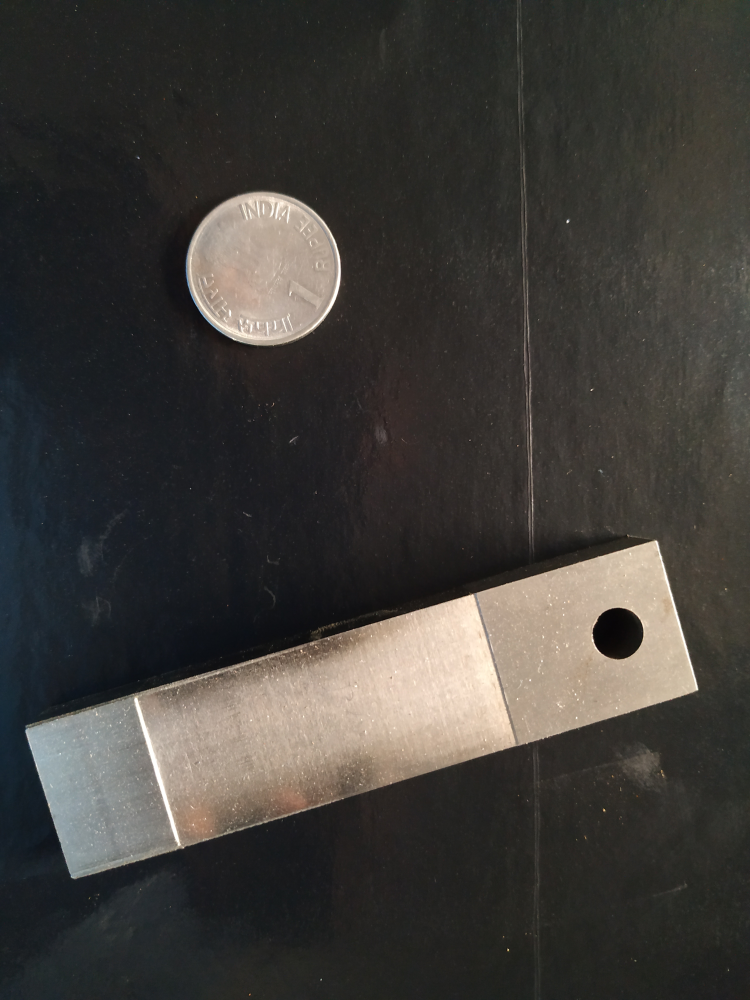
#> input picture Programs/Image/image1.jpeg, 3000 x 4000 px (shown at 1/4 size)
$ python detect_shapes.py --image image1.jpeg
#> lines starting #> are read from the running program, lines starting #| are printed output that depends on the picture; after the words box and inside, x2 and y2 are one past the last pixel; in counts of white or black regions, pixels touching at a corner belong together
### Programs/shapedetector.py
# -*- coding: utf-8 -*-
"""
Created on Sun Apr  7 15:42:24 2019

@author: Santosh
"""

# import the necessary packages
import cv2

class ShapeDetector:
	def __init__(self):
		pass

	# [31 lines left out: function detect, not called in this run]

### Programs/Image/detect_shapes.py
# -*- coding: utf-8 -*-
"""
Created on Sun Apr  7 15:45:02 2019

@author: Santosh
"""
# import the necessary packages
from shapedetector import ShapeDetector
from scipy.spatial import distance as dist
import argparse
import imutils
import cv2

def detect(image):
    points = cv2.goodFeaturesToTrack(
        image,
        maxCorners=20,
        qualityLevel=0.04,
        minDistance=1.0,
        useHarrisDetector=False,
    )

    if points is not None and len(points) > 0:
        return [[point[0][0].item(), point[0][1].item(), 1, 1] for point in points]

    return None

# construct the argument parse and parse the arguments
ap = argparse.ArgumentParser()
ap.add_argument("-i", "--image", required=True,
	help="path to the input image")
args = vars(ap.parse_args())

# load the image and resize it to a smaller factor so that
# the shapes can be approximated better
image = cv2.imread(args["image"])
#> image is the input picture: shape (4000, 3000, 3); mean B, G, R 57.7, 61.6, 64.2
resized = imutils.resize(image, width=300)
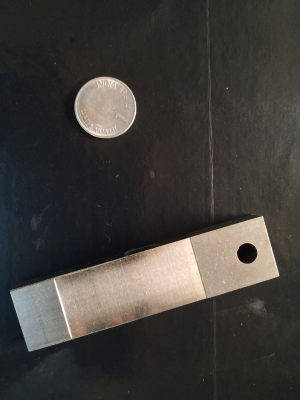
#> resized: shape (400, 300, 3); mean B, G, R 57.7, 61.6, 64.2
ratio = image.shape[0] / float(resized.shape[0])
#> ratio = 10

# convert the resized image to grayscale, blur it slightly,
# and threshold it
gray = cv2.cvtColor(resized, cv2.COLOR_BGR2GRAY)
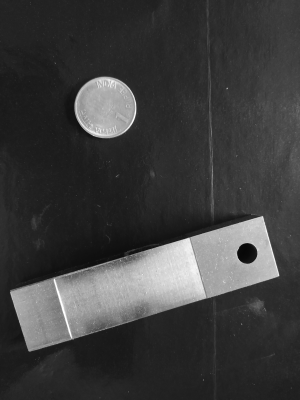
#> gray: shape (400, 300); min 7, max 255, mean 61.9
blurred = cv2.GaussianBlur(gray, (5, 5), 0)
thresh = cv2.threshold(blurred, 100, 255, cv2.THRESH_BINARY)[1]
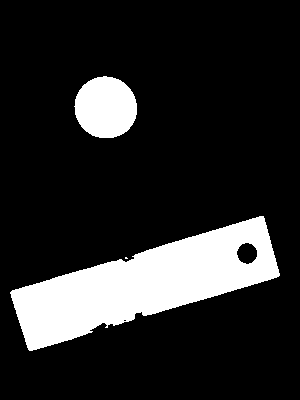
#> thresh: shape (400, 300); 16.1% white; 3 white regions (1 under 20 px), largest, box (x1, y1, x2, y2) and area: (10, 216, 280, 351) 16228, (74, 76, 137, 138) 3049

edged = cv2.Canny(blurred, 50, 100)
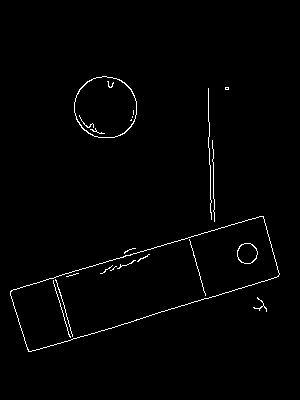
#> edged: shape (400, 300); 1.3% white in thin lines or dots, all inside (x1, y1, x2, y2) = (10, 76, 280, 352)
edged = cv2.dilate(edged, None, iterations=1)
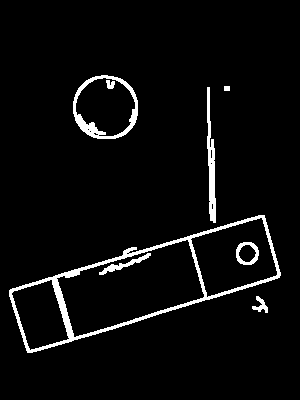
#> edged: shape (400, 300); 4.4% white; 8 white regions, largest, box (x1, y1, x2, y2) and area: (9, 215, 281, 353) 2946, (73, 75, 138, 139) 925, (207, 87, 216, 223) 678
edged = cv2.erode(edged, None, iterations=1)
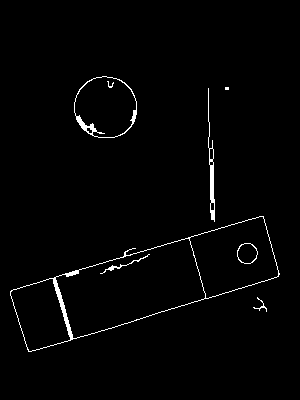
#> edged: shape (400, 300); 1.6% white in thin lines or dots, all inside (x1, y1, x2, y2) = (10, 76, 280, 352)

# find contours in the thresholded image and initialize the
# shape detector
cnts = cv2.findContours(edged.copy(), cv2.RETR_EXTERNAL,
	cv2.CHAIN_APPROX_SIMPLE)
#> cnts = 5 contours, 2 with area under 20; largest, box (x1, y1, x2, y2) and area: (10, 216, 280, 352) 16837, (74, 76, 137, 138) 3030, (208, 88, 215, 222) 238
cnts = imutils.grab_contours(cnts)
sd = ShapeDetector()
# loop over the contours
for c in cnts:

    if cv2.contourArea(c) < 1000:
        	continue
	# compute the center of the contour, then detect the name of the
	# shape using only the contour
    epsilon = 0.02*cv2.arcLength(c,True)
    approx = cv2.approxPolyDP(c,epsilon,True)

    print(approx)
    for i in range(1, len(approx)):
#> (the run stopped early here; a loop or call above may not have finished)

$ run again, on Programs/Image/image11.jpeg
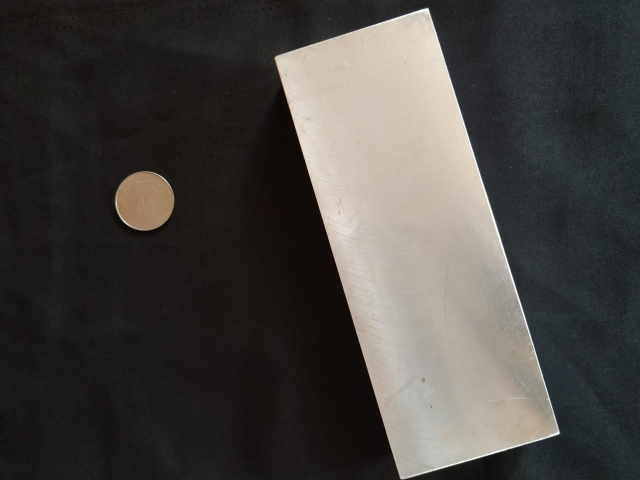
#> input picture Programs/Image/image11.jpeg, 1280 x 960 px (shown at 1/2 size)
#> image is the input picture: shape (960, 1280, 3); mean B, G, R 64.9, 68.2, 70.8
#> `thresh = cv2.threshold(blurred, 100, 255, cv2.THRESH_BINARY)[1]`:
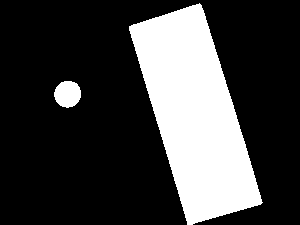
#> thresh: shape (225, 300); 25% white; 2 white regions, box (x1, y1, x2, y2) and area: (129, 3, 263, 225) 16276, (54, 81, 81, 108) 568
#> `edged = cv2.dilate(edged, None, iterations=1)`:
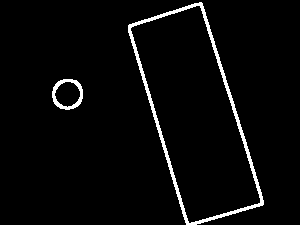
#> edged: shape (225, 300); 3.4% white; 2 white regions, box (x1, y1, x2, y2) and area: (128, 2, 264, 225) 1954, (52, 79, 83, 110) 327
#> cnts = 2 contours; box (x1, y1, x2, y2) and area: (129, 3, 263, 225) 16164, (53, 80, 82, 109) 622

$ run again, on Programs/Image/image12.jpeg
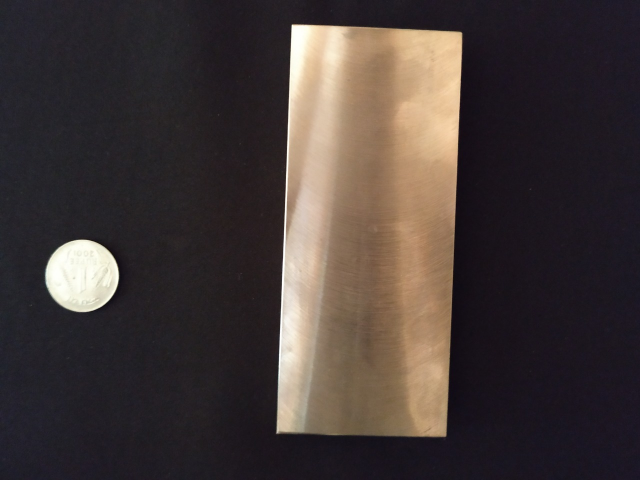
#> input picture Programs/Image/image12.jpeg, 1280 x 960 px (shown at 1/2 size)
#> image is the input picture: shape (960, 1280, 3); mean B, G, R 55.6, 57.5, 67.2
#> `thresh = cv2.threshold(blurred, 100, 255, cv2.THRESH_BINARY)[1]`:
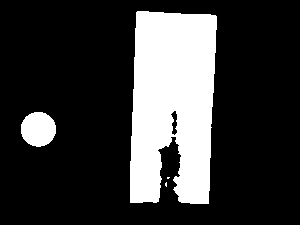
#> thresh: shape (225, 300); 22.4% white; 4 white regions (2 under 20 px), largest, box (x1, y1, x2, y2) and area: (130, 11, 217, 204) 14127, (21, 112, 56, 147) 965
#> `edged = cv2.dilate(edged, None, iterations=1)`:
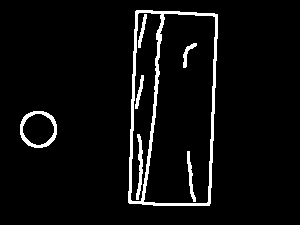
#> edged: shape (225, 300); 5.1% white; 7 white regions, largest, box (x1, y1, x2, y2) and area: (128, 10, 218, 206) 2309, (20, 111, 57, 148) 399, (136, 134, 143, 200) 226
#> cnts = 2 contours; box (x1, y1, x2, y2) and area: (129, 11, 217, 205) 15324, (21, 112, 56, 147) 927

$ run again, on Programs/Image/image13.jpeg
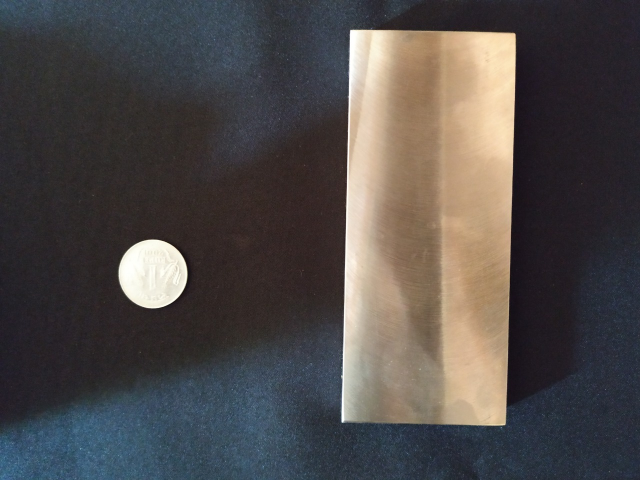
#> input picture Programs/Image/image13.jpeg, 1280 x 960 px (shown at 1/2 size)
#> image is the input picture: shape (960, 1280, 3); mean B, G, R 73.8, 74.7, 79
#> `thresh = cv2.threshold(blurred, 100, 255, cv2.THRESH_BINARY)[1]`:
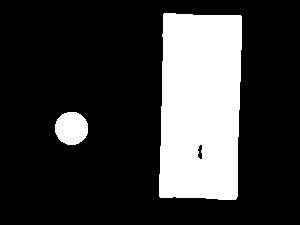
#> thresh: shape (225, 300); 22.6% white; 2 white regions, box (x1, y1, x2, y2) and area: (159, 13, 242, 200) 14395, (55, 112, 88, 145) 875
#> `edged = cv2.dilate(edged, None, iterations=1)`:
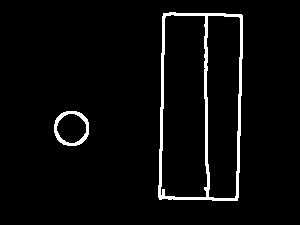
#> edged: shape (225, 300); 3.8% white; 2 white regions, box (x1, y1, x2, y2) and area: (158, 12, 243, 201) 2200, (54, 111, 89, 146) 376
#> cnts = 2 contours; box (x1, y1, x2, y2) and area: (159, 13, 242, 200) 14309, (55, 112, 88, 145) 827
